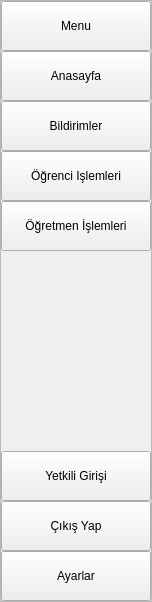
     <widget class="QFrame" name="menuFrame">
      <property name="maximumSize">
       <size>
        <width>50</width>
        <height>16777215</height>
       </size>
      </property>
      <property name="styleSheet">
       <string notr="true"/>
      </property>
      <property name="frameShape">
       <enum>QFrame::StyledPanel</enum>
      </property>
      <property name="frameShadow">
       <enum>QFrame::Raised</enum>
      </property>
      <layout class="QVBoxLayout" name="verticalLayout">
       <property name="spacing">
        <number>0</number>
       </property>
       <property name="leftMargin">
        <number>0</number>
       </property>
       <property name="topMargin">
        <number>0</number>
       </property>
       <property name="rightMargin">
        <number>0</number>
       </property>
       <property name="bottomMargin">
        <number>0</number>
       </property>
       <item>
        <widget class="QPushButton" name="menuBtn">
         <property name="minimumSize">
          <size>
           <width>150</width>
           <height>50</height>
          </size>
         </property>
         <property name="maximumSize">
          <size>
           <width>16777215</width>
           <height>50</height>
          </size>
         </property>
         <property name="styleSheet">
          <string notr="true"/>
         </property>
         <property name="text">
          <string>Menu</string>
         </property>
        </widget>
       </item>
       <item>
        <widget class="QPushButton" name="homeBtn">
         <property name="minimumSize">
          <size>
           <width>150</width>
           <height>50</height>
          </size>
         </property>
         <property name="maximumSize">
          <size>
           <width>16777215</width>
           <height>50</height>
          </size>
         </property>
         <property name="text">
          <string>Anasayfa</string>
         </property>
        </widget>
       </item>
       <item>
        <widget class="QPushButton" name="notificationBtn">
         <property name="minimumSize">
          <size>
           <width>150</width>
           <height>50</height>
          </size>
         </property>
         <property name="maximumSize">
          <size>
           <width>16777215</width>
           <height>50</height>
          </size>
         </property>
         <property name="text">
          <string>Bildirimler</string>
         </property>
        </widget>
       </item>
       <item>
        <widget class="QPushButton" name="studentsOperationsBtn">
         <property name="minimumSize">
          <size>
           <width>150</width>
           <height>50</height>
          </size>
         </property>
         <property name="maximumSize">
          <size>
           <width>16777215</width>
           <height>50</height>
          </size>
         </property>
         <property name="text">
          <string>Öğrenci Işlemleri</string>
         </property>
        </widget>
       </item>
       <item>
        <widget class="QPushButton" name="teacherOperationsBtn">
         <property name="minimumSize">
          <size>
           <width>150</width>
           <height>50</height>
          </size>
         </property>
         <property name="maximumSize">
          <size>
           <width>16777215</width>
           <height>50</height>
          </size>
         </property>
         <property name="text">
          <string>Öğretmen İşlemleri</string>
         </property>
        </widget>
       </item>
       <item>
        <spacer name="verticalSpacer">
         <property name="orientation">
          <enum>Qt::Vertical</enum>
         </property>
         <property name="sizeType">
          <enum>QSizePolicy::Expanding</enum>
         </property>
         <property name="sizeHint" stdset="0">
          <size>
           <width>40</width>
           <height>200</height>
          </size>
         </property>
        </spacer>
       </item>
       <item>
        <widget class="QPushButton" name="authorizenLoginBtn">
         <property name="minimumSize">
          <size>
           <width>150</width>
           <height>50</height>
          </size>
         </property>
         <property name="maximumSize">
          <size>
           <width>16777215</width>
           <height>50</height>
          </size>
         </property>
         <property name="text">
          <string>Yetkili Girişi</string>
         </property>
        </widget>
       </item>
       <item>
        <widget class="QPushButton" name="LogoutBtn">
         <property name="minimumSize">
          <size>
           <width>150</width>
           <height>50</height>
          </size>
         </property>
         <property name="maximumSize">
          <size>
           <width>16777215</width>
           <height>50</height>
          </size>
         </property>
         <property name="text">
          <string>Çıkış Yap</string>
         </property>
        </widget>
       </item>
       <item>
        <widget class="QPushButton" name="settingBtn">
         <property name="minimumSize">
          <size>
           <width>150</width>
           <height>50</height>
          </size>
         </property>
         <property name="maximumSize">
          <size>
           <width>16777215</width>
           <height>50</height>
          </size>
         </property>
         <property name="text">
          <string>Ayarlar</string>
         </property>
        </widget>
       </item>
      </layout>
     </widget>
